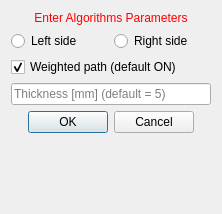
<?xml version="1.0" encoding="UTF-8"?>
<ui version="4.0">
 <class>ScarCalculationsViewUICorridor</class>
 <widget class="QWidget" name="ScarCalculationsViewUICorridor">
  <property name="geometry">
   <rect>
    <x>0</x>
    <y>0</y>
    <width>222</width>
    <height>214</height>
   </rect>
  </property>
  <property name="sizePolicy">
   <sizepolicy hsizetype="Preferred" vsizetype="Minimum">
    <horstretch>0</horstretch>
    <verstretch>0</verstretch>
   </sizepolicy>
  </property>
  <property name="minimumSize">
   <size>
    <width>0</width>
    <height>0</height>
   </size>
  </property>
  <property name="windowTitle">
   <string>Set Values</string>
  </property>
  <layout class="QVBoxLayout" name="verticalLayout">
   <item>
    <widget class="QLabel" name="titleLabel">
     <property name="styleSheet">
      <string notr="true">QLabel { color: rgb(255, 0, 0) }</string>
     </property>
     <property name="text">
      <string>Enter Algorithms Parameters</string>
     </property>
     <property name="alignment">
      <set>Qt::AlignCenter</set>
     </property>
    </widget>
   </item>
   <item>
    <layout class="QHBoxLayout" name="horizontalLayout">
     <item>
      <widget class="QRadioButton" name="rb_left">
       <property name="text">
        <string>Left side</string>
       </property>
      </widget>
     </item>
     <item>
      <widget class="QRadioButton" name="rb_right">
       <property name="text">
        <string>Right side</string>
       </property>
      </widget>
     </item>
    </layout>
   </item>
   <item>
    <widget class="QCheckBox" name="checkBox_weighted">
     <property name="enabled">
      <bool>true</bool>
     </property>
     <property name="text">
      <string>Weighted path (default ON)</string>
     </property>
     <property name="checked">
      <bool>true</bool>
     </property>
    </widget>
   </item>
   <item>
    <widget class="QLineEdit" name="txtbox_thick">
     <property name="placeholderText">
      <string>Thickness [mm] (default = 5)</string>
     </property>
    </widget>
   </item>
   <item>
    <widget class="QDialogButtonBox" name="buttonBox">
     <property name="enabled">
      <bool>true</bool>
     </property>
     <property name="orientation">
      <enum>Qt::Horizontal</enum>
     </property>
     <property name="standardButtons">
      <set>QDialogButtonBox::Cancel|QDialogButtonBox::Ok</set>
     </property>
     <property name="centerButtons">
      <bool>true</bool>
     </property>
    </widget>
   </item>
   <item>
    <spacer name="spacer">
     <property name="orientation">
      <enum>Qt::Vertical</enum>
     </property>
     <property name="sizeType">
      <enum>QSizePolicy::Expanding</enum>
     </property>
     <property name="sizeHint" stdset="0">
      <size>
       <width>20</width>
       <height>0</height>
      </size>
     </property>
    </spacer>
   </item>
  </layout>
 </widget>
 <layoutdefault spacing="6" margin="11"/>
 <resources/>
 <connections/>
</ui>
